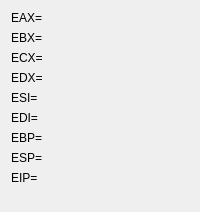
                   <widget class="QWidget" name="registers_32">
                    <layout class="QGridLayout" name="gridLayout_6">
                     <item row="0" column="0">
                      <layout class="QVBoxLayout" name="verticalLayout_14">
                       <item>
                        <layout class="QHBoxLayout" name="horizontalLayout_3">
                         <item>
                          <layout class="QVBoxLayout" name="verticalLayout_2">
                           <item>
                            <widget class="QRegisterLabel" name="EAX">
                             <property name="font">
                              <font>
                               <pointsize>9</pointsize>
                              </font>
                             </property>
                             <property name="text">
                              <string>EAX=</string>
                             </property>
                            </widget>
                           </item>
                           <item>
                            <widget class="QRegisterLabel" name="EBX">
                             <property name="font">
                              <font>
                               <pointsize>9</pointsize>
                              </font>
                             </property>
                             <property name="text">
                              <string>EBX=</string>
                             </property>
                            </widget>
                           </item>
                           <item>
                            <widget class="QRegisterLabel" name="ECX">
                             <property name="font">
                              <font>
                               <pointsize>9</pointsize>
                              </font>
                             </property>
                             <property name="text">
                              <string>ECX=</string>
                             </property>
                            </widget>
                           </item>
                           <item>
                            <widget class="QRegisterLabel" name="EDX">
                             <property name="font">
                              <font>
                               <pointsize>9</pointsize>
                              </font>
                             </property>
                             <property name="text">
                              <string>EDX=</string>
                             </property>
                            </widget>
                           </item>
                           <item>
                            <widget class="QRegisterLabel" name="ESI">
                             <property name="font">
                              <font>
                               <pointsize>9</pointsize>
                              </font>
                             </property>
                             <property name="text">
                              <string>ESI=</string>
                             </property>
                            </widget>
                           </item>
                           <item>
                            <widget class="QRegisterLabel" name="EDI">
                             <property name="font">
                              <font>
                               <pointsize>9</pointsize>
                              </font>
                             </property>
                             <property name="text">
                              <string>EDI=</string>
                             </property>
                            </widget>
                           </item>
                           <item>
                            <widget class="QRegisterLabel" name="EBP">
                             <property name="font">
                              <font>
                               <pointsize>9</pointsize>
                              </font>
                             </property>
                             <property name="text">
                              <string>EBP=</string>
                             </property>
                            </widget>
                           </item>
                           <item>
                            <widget class="QRegisterLabel" name="ESP">
                             <property name="font">
                              <font>
                               <pointsize>9</pointsize>
                              </font>
                             </property>
                             <property name="text">
                              <string>ESP=</string>
                             </property>
                            </widget>
                           </item>
                           <item>
                            <widget class="QRegisterLabel" name="EIP">
                             <property name="font">
                              <font>
                               <pointsize>9</pointsize>
                              </font>
                             </property>
                             <property name="text">
                              <string>EIP=</string>
                             </property>
                            </widget>
                           </item>
                          </layout>
                         </item>
                         <item>
                          <spacer name="horizontalSpacer_10">
                           <property name="orientation">
                            <enum>Qt::Horizontal</enum>
                           </property>
                           <property name="sizeHint" stdset="0">
                            <size>
                             <width>40</width>
                             <height>20</height>
                            </size>
                           </property>
                          </spacer>
                         </item>
                        </layout>
                       </item>
                       <item>
                        <spacer name="verticalSpacer_2">
                         <property name="orientation">
                          <enum>Qt::Vertical</enum>
                         </property>
                         <property name="sizeHint" stdset="0">
                          <size>
                           <width>156</width>
                           <height>16</height>
                          </size>
                         </property>
                        </spacer>
                       </item>
                      </layout>
                     </item>
                    </layout>
                   </widget>
